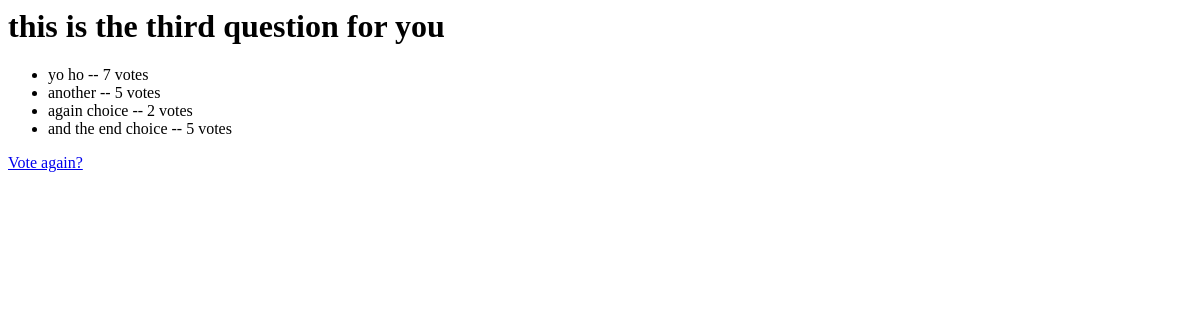
Page /polls/3/results/ on the earlier database version.
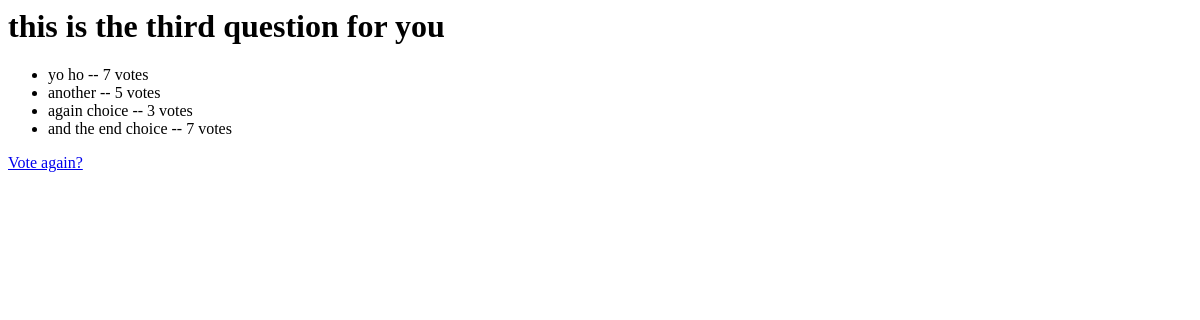
Same page on the later database version.
### polls/models.py (models this page shows, shortened)
class Question(models.Model):
    text = models.CharField(max_length=300, verbose_name='question')
    pub_date = models.DateTimeField('date published')
    def was_published_recently(self):
        """
        Return true if pub_date is in last 24 hours.
        """
        now = timezone.now()
        return (now - datetime.timedelta(days=1)) <= self.pub_date <= now
    was_published_recently.boolean = True
    was_published_recently.short_description = 'Published recently?'
    was_published_recently.admin_order_field = 'pub_date'

class Choice(models.Model):
    question = models.ForeignKey('Question', on_delete=models.CASCADE)
    text = models.CharField(max_length=200, verbose_name='choice')
    vote = models.IntegerField(default=0)

### polls/views.py (the view)
# urls.py: path("<int:pk>/results/", views.ResultDetailView.as_view(), name="results"),
class ResultDetailView(generic.DetailView):
    model = models.Question
    template_name = "polls/result.html"
    def get_queryset(self):
        return models.Question.objects.filter(pub_date__lte=timezone.now()).exclude(choice__isnull=True)

### polls/templates/polls/result.html
<h1>{{ question.text }}</h1>
<ul>
{% for choice in question.choice_set.all %}
    <li>{{ choice.text }} -- {{ choice.vote }} vote{{ choice.vote|pluralize }}</li>
{% endfor %}
</ul>
<a href="{% url 'polls:detail' question.id %}">Vote again?</a>

Differences in the rows shown:
changed Choice "again choice": vote "2" → "3"
changed Choice "and the end choice": vote "5" → "7"
